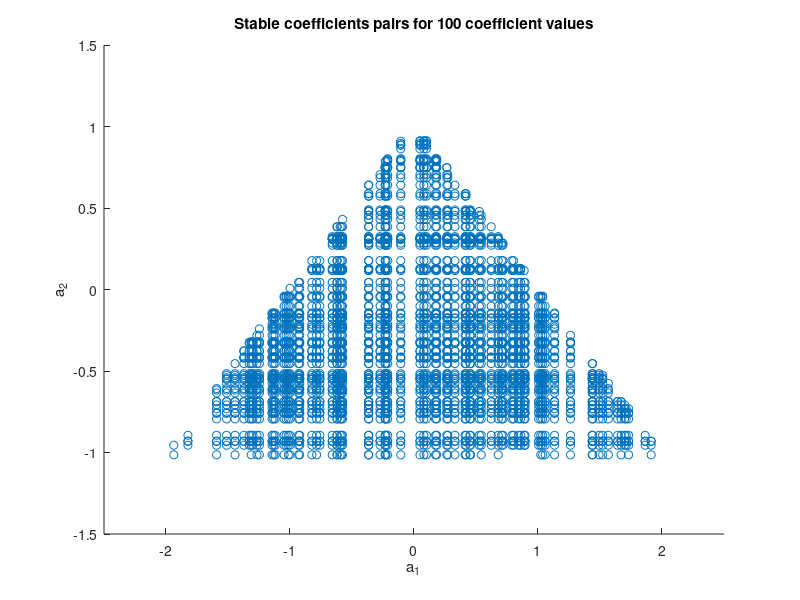

Write MATLAB code to recreate this figure. (Note: this script raises an error after producing the figure.)
%% set up
clear all;
a1 = rand(100, 1).*5 - 2.5;
a2 = rand(100, 1).*3 - 1.5;
w = randn(1000, 1);

%% Part 1
clear pairs
tol = 10000;
pair_idx = 1;

for i = 1:length(a1)
    for j = 1:length(a2) 
        a = [1 -a1(i) -a2(j)];
        x = filter(1, a, w);
        
        if (x(end) < tol) && (x(end) > -tol)
            pairs(pair_idx,:) = [a1(i), a2(j)];
            pair_idx = pair_idx+1;
        end
    end 
end

scatter(pairs(:,1), pairs(:,2), 'r*')
title("Stable coefficients pairs for 100 coefficient values")
xlabel("a_{1}")
ylabel("a_{2}")
xlim([-2.5 2.5])
ylim([-1.5 1.5])

%% Part 2
close all
load sunspot.dat

lengths = [5 20 250];
index = 1;

for i = lengths
   sunspot_zero = sunspot(:,2) - mean(sunspot(1:i,2));
   acf = xcorr(sunspot(1:i, 2), 'unbiased');
   acf_zero = xcorr(sunspot_zero(1:i), 'coeff');
   figure()
   stem (-(i-1):(i-1), acf)
   title(sprintf("ACF of sunspot data for %.0f samples", i))
   ylabel("ACF")
   xlabel("Lag")
   figure()
   stem (-(i-1):(i-1), acf_zero)
   title(sprintf("ACF of zero-centered sunspot data for %.0f samples", i))
   ylabel("ACF")
   xlabel("Lag")
   series_means(index) = mean(sunspot(1:i, 2));
   index = index + 1;
end

%% DC offset
sunspot_zero = sunspot(1:20,2) - mean(sunspot(1:20,2));
const = ones(20, 1)*mean(sunspot(1:20,2));
const_acf = xcorr(const, 'unbiased');
acf_zero = xcorr(sunspot_zero, 'unbiased');
acf_complete = xcorr(sunspot_zero+const, 'unbiased');
figure()
stem(-19:19, const_acf)
figure()
stem(-19:19, const_acf+acf_zero)
figure()
stem(-19:19, acf_complete)

%% Part 3
close all;
clear all;

load sunspot.dat
sunspot_zero = sunspot(:,2) - mean(sunspot(:,2));

p = 10;
[a, e] = aryule(sunspot(:,2), p);
[a_zero, e_zero] = aryule(sunspot_zero, p);
figure(), hold on;
stem(1:p+1, a)
stem(1:p+1, a_zero)
legend('With DC offset', 'Without DC offset')








